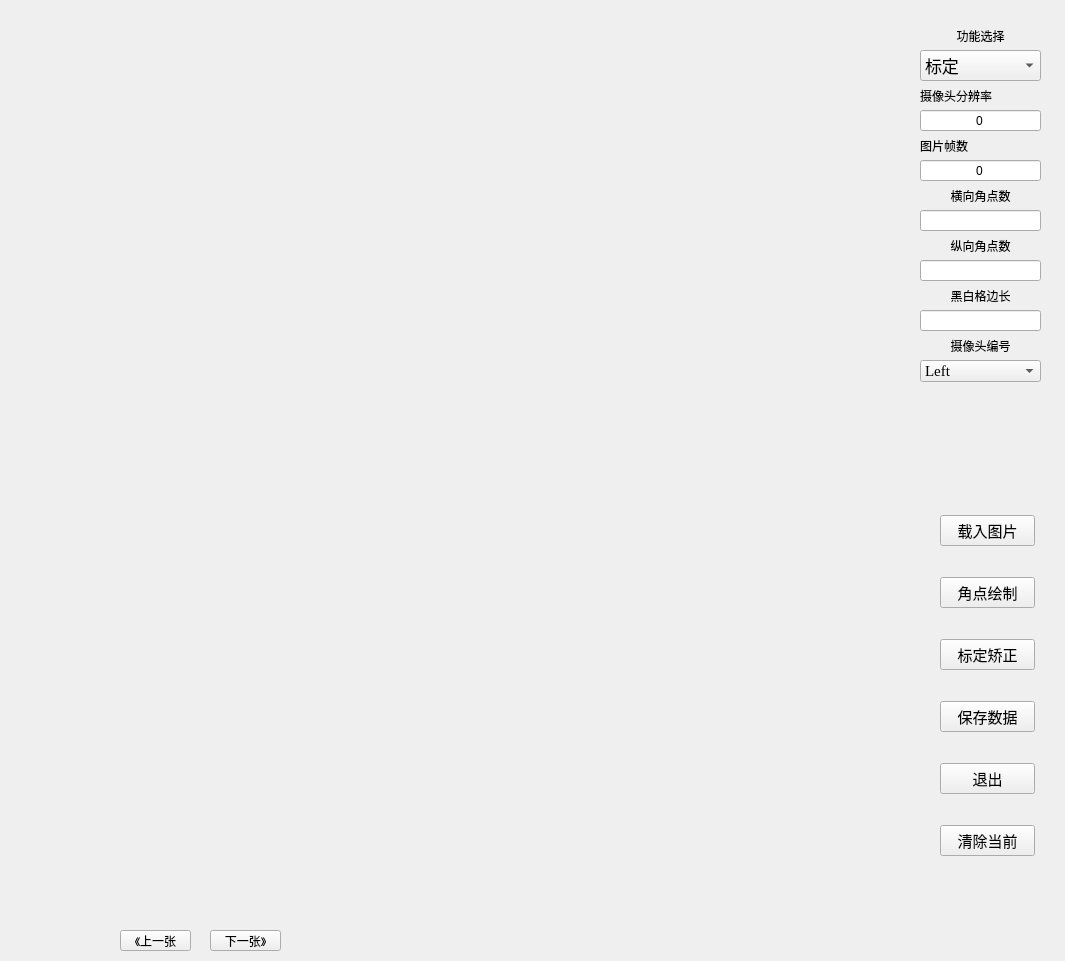
<?xml version="1.0" encoding="UTF-8"?>
<ui version="4.0">
 <class>caliForm</class>
 <widget class="QWidget" name="caliForm">
  <property name="enabled">
   <bool>true</bool>
  </property>
  <property name="geometry">
   <rect>
    <x>0</x>
    <y>0</y>
    <width>1065</width>
    <height>961</height>
   </rect>
  </property>
  <property name="windowTitle">
   <string>Form</string>
  </property>
  <widget class="QLabel" name="label">
   <property name="geometry">
    <rect>
     <x>920</x>
     <y>80</y>
     <width>121</width>
     <height>31</height>
    </rect>
   </property>
   <property name="styleSheet">
    <string notr="true">font: 14pt &quot;黑体&quot;;</string>
   </property>
   <property name="text">
    <string>摄像头分辨率</string>
   </property>
  </widget>
  <widget class="QLineEdit" name="lineEdit">
   <property name="geometry">
    <rect>
     <x>920</x>
     <y>110</y>
     <width>121</width>
     <height>21</height>
    </rect>
   </property>
   <property name="text">
    <string>0</string>
   </property>
   <property name="alignment">
    <set>Qt::AlignCenter</set>
   </property>
   <property name="readOnly">
    <bool>true</bool>
   </property>
  </widget>
  <widget class="QLabel" name="label_2">
   <property name="geometry">
    <rect>
     <x>920</x>
     <y>130</y>
     <width>121</width>
     <height>31</height>
    </rect>
   </property>
   <property name="styleSheet">
    <string notr="true">font: 14pt &quot;黑体&quot;;</string>
   </property>
   <property name="text">
    <string>图片帧数</string>
   </property>
  </widget>
  <widget class="QLineEdit" name="lineEdit_2">
   <property name="geometry">
    <rect>
     <x>920</x>
     <y>160</y>
     <width>121</width>
     <height>21</height>
    </rect>
   </property>
   <property name="text">
    <string>0</string>
   </property>
   <property name="alignment">
    <set>Qt::AlignCenter</set>
   </property>
   <property name="readOnly">
    <bool>true</bool>
   </property>
   <property name="placeholderText">
    <string/>
   </property>
  </widget>
  <widget class="QLabel" name="label_3">
   <property name="geometry">
    <rect>
     <x>920</x>
     <y>180</y>
     <width>121</width>
     <height>31</height>
    </rect>
   </property>
   <property name="styleSheet">
    <string notr="true">font: 14pt &quot;黑体&quot;;</string>
   </property>
   <property name="text">
    <string>横向角点数</string>
   </property>
   <property name="alignment">
    <set>Qt::AlignCenter</set>
   </property>
  </widget>
  <widget class="QLineEdit" name="lineEdit_3">
   <property name="geometry">
    <rect>
     <x>920</x>
     <y>210</y>
     <width>121</width>
     <height>21</height>
    </rect>
   </property>
   <property name="alignment">
    <set>Qt::AlignCenter</set>
   </property>
  </widget>
  <widget class="QLineEdit" name="lineEdit_4">
   <property name="geometry">
    <rect>
     <x>920</x>
     <y>260</y>
     <width>121</width>
     <height>21</height>
    </rect>
   </property>
   <property name="alignment">
    <set>Qt::AlignCenter</set>
   </property>
  </widget>
  <widget class="QLabel" name="label_6">
   <property name="geometry">
    <rect>
     <x>920</x>
     <y>230</y>
     <width>121</width>
     <height>31</height>
    </rect>
   </property>
   <property name="styleSheet">
    <string notr="true">font: 14pt &quot;黑体&quot;;</string>
   </property>
   <property name="text">
    <string>纵向角点数</string>
   </property>
   <property name="alignment">
    <set>Qt::AlignCenter</set>
   </property>
  </widget>
  <widget class="QLineEdit" name="lineEdit_5">
   <property name="geometry">
    <rect>
     <x>920</x>
     <y>310</y>
     <width>121</width>
     <height>21</height>
    </rect>
   </property>
   <property name="alignment">
    <set>Qt::AlignCenter</set>
   </property>
  </widget>
  <widget class="QLabel" name="label_7">
   <property name="geometry">
    <rect>
     <x>920</x>
     <y>280</y>
     <width>121</width>
     <height>31</height>
    </rect>
   </property>
   <property name="styleSheet">
    <string notr="true">font: 14pt &quot;黑体&quot;;</string>
   </property>
   <property name="text">
    <string>黑白格边长</string>
   </property>
   <property name="alignment">
    <set>Qt::AlignCenter</set>
   </property>
  </widget>
  <widget class="QPushButton" name="lastButton">
   <property name="geometry">
    <rect>
     <x>120</x>
     <y>930</y>
     <width>71</width>
     <height>21</height>
    </rect>
   </property>
   <property name="text">
    <string>《上一张</string>
   </property>
  </widget>
  <widget class="QPushButton" name="pushButton_3">
   <property name="geometry">
    <rect>
     <x>210</x>
     <y>930</y>
     <width>71</width>
     <height>21</height>
    </rect>
   </property>
   <property name="text">
    <string>下一张》</string>
   </property>
  </widget>
  <widget class="QWidget" name="layoutWidget">
   <property name="geometry">
    <rect>
     <x>940</x>
     <y>490</y>
     <width>95</width>
     <height>391</height>
    </rect>
   </property>
   <layout class="QVBoxLayout" name="verticalLayout_2">
    <item>
     <widget class="QPushButton" name="pushButton">
      <property name="font">
       <font>
        <pointsize>11</pointsize>
       </font>
      </property>
      <property name="text">
       <string>载入图片</string>
      </property>
     </widget>
    </item>
    <item>
     <widget class="QPushButton" name="startCalibButton">
      <property name="font">
       <font>
        <pointsize>11</pointsize>
       </font>
      </property>
      <property name="text">
       <string>角点绘制</string>
      </property>
     </widget>
    </item>
    <item>
     <widget class="QPushButton" name="caliUndisButton">
      <property name="font">
       <font>
        <pointsize>11</pointsize>
       </font>
      </property>
      <property name="text">
       <string>标定矫正</string>
      </property>
     </widget>
    </item>
    <item>
     <widget class="QPushButton" name="saveDataButton">
      <property name="font">
       <font>
        <pointsize>11</pointsize>
       </font>
      </property>
      <property name="text">
       <string>保存数据</string>
      </property>
     </widget>
    </item>
    <item>
     <widget class="QPushButton" name="saveDataButton_2">
      <property name="font">
       <font>
        <pointsize>11</pointsize>
       </font>
      </property>
      <property name="text">
       <string>退出</string>
      </property>
     </widget>
    </item>
    <item>
     <widget class="QPushButton" name="DataButton_3">
      <property name="font">
       <font>
        <pointsize>11</pointsize>
       </font>
      </property>
      <property name="text">
       <string>清除当前</string>
      </property>
     </widget>
    </item>
   </layout>
  </widget>
  <widget class="QWidget" name="layoutWidget">
   <property name="geometry">
    <rect>
     <x>0</x>
     <y>0</y>
     <width>889</width>
     <height>442</height>
    </rect>
   </property>
   <layout class="QHBoxLayout" name="horizontalLayout_2">
    <item>
     <widget class="QLabel" name="ini_label">
      <property name="font">
       <font>
        <weight>50</weight>
        <bold>false</bold>
       </font>
      </property>
      <property name="text">
       <string/>
      </property>
      <property name="pixmap">
       <pixmap>C:/Users/ssrzm/Desktop/搞笑图片/006AyCZZly1fk9s1ymsqrj30hs0hswfn.jpg</pixmap>
      </property>
      <property name="alignment">
       <set>Qt::AlignCenter</set>
      </property>
     </widget>
    </item>
    <item>
     <widget class="QLabel" name="cor_label">
      <property name="font">
       <font>
        <weight>50</weight>
        <bold>false</bold>
       </font>
      </property>
      <property name="text">
       <string/>
      </property>
      <property name="pixmap">
       <pixmap>C:/Users/ssrzm/Desktop/搞笑图片/006AyCZZly1fk9s1ymsqrj30hs0hswfn.jpg</pixmap>
      </property>
      <property name="alignment">
       <set>Qt::AlignCenter</set>
      </property>
     </widget>
    </item>
   </layout>
  </widget>
  <widget class="QWidget" name="layoutWidget">
   <property name="geometry">
    <rect>
     <x>3</x>
     <y>480</y>
     <width>889</width>
     <height>442</height>
    </rect>
   </property>
   <layout class="QHBoxLayout" name="horizontalLayout">
    <item>
     <widget class="QLabel" name="Corner_label">
      <property name="font">
       <font>
        <weight>50</weight>
        <bold>false</bold>
       </font>
      </property>
      <property name="text">
       <string/>
      </property>
      <property name="pixmap">
       <pixmap>C:/Users/ssrzm/Desktop/搞笑图片/006AyCZZly1fk9s1ymsqrj30hs0hswfn.jpg</pixmap>
      </property>
      <property name="alignment">
       <set>Qt::AlignCenter</set>
      </property>
     </widget>
    </item>
    <item>
     <widget class="QLabel" name="undis_label">
      <property name="font">
       <font>
        <weight>50</weight>
        <bold>false</bold>
       </font>
      </property>
      <property name="text">
       <string/>
      </property>
      <property name="pixmap">
       <pixmap>C:/Users/ssrzm/Desktop/搞笑图片/006AyCZZly1fk9s1ymsqrj30hs0hswfn.jpg</pixmap>
      </property>
      <property name="alignment">
       <set>Qt::AlignCenter</set>
      </property>
     </widget>
    </item>
   </layout>
  </widget>
  <widget class="QLabel" name="label_4">
   <property name="geometry">
    <rect>
     <x>920</x>
     <y>330</y>
     <width>121</width>
     <height>31</height>
    </rect>
   </property>
   <property name="styleSheet">
    <string notr="true">font: 14pt &quot;黑体&quot;;</string>
   </property>
   <property name="text">
    <string>摄像头编号</string>
   </property>
   <property name="alignment">
    <set>Qt::AlignCenter</set>
   </property>
  </widget>
  <widget class="QComboBox" name="comboBox">
   <property name="geometry">
    <rect>
     <x>920</x>
     <y>360</y>
     <width>121</width>
     <height>22</height>
    </rect>
   </property>
   <property name="font">
    <font>
     <family>Times New Roman</family>
     <pointsize>11</pointsize>
     <weight>50</weight>
     <bold>false</bold>
    </font>
   </property>
   <item>
    <property name="text">
     <string>Left</string>
    </property>
   </item>
   <item>
    <property name="text">
     <string>Right</string>
    </property>
   </item>
  </widget>
  <widget class="QComboBox" name="comboBox_2">
   <property name="geometry">
    <rect>
     <x>920</x>
     <y>50</y>
     <width>121</width>
     <height>31</height>
    </rect>
   </property>
   <property name="font">
    <font>
     <family>黑体</family>
     <pointsize>13</pointsize>
    </font>
   </property>
   <item>
    <property name="text">
     <string>标定</string>
    </property>
   </item>
   <item>
    <property name="text">
     <string>测距</string>
    </property>
   </item>
  </widget>
  <widget class="QLabel" name="label_5">
   <property name="geometry">
    <rect>
     <x>920</x>
     <y>20</y>
     <width>121</width>
     <height>31</height>
    </rect>
   </property>
   <property name="styleSheet">
    <string notr="true">font: 14pt &quot;黑体&quot;;</string>
   </property>
   <property name="text">
    <string>功能选择</string>
   </property>
   <property name="alignment">
    <set>Qt::AlignCenter</set>
   </property>
  </widget>
 </widget>
 <resources/>
 <connections/>
</ui>
